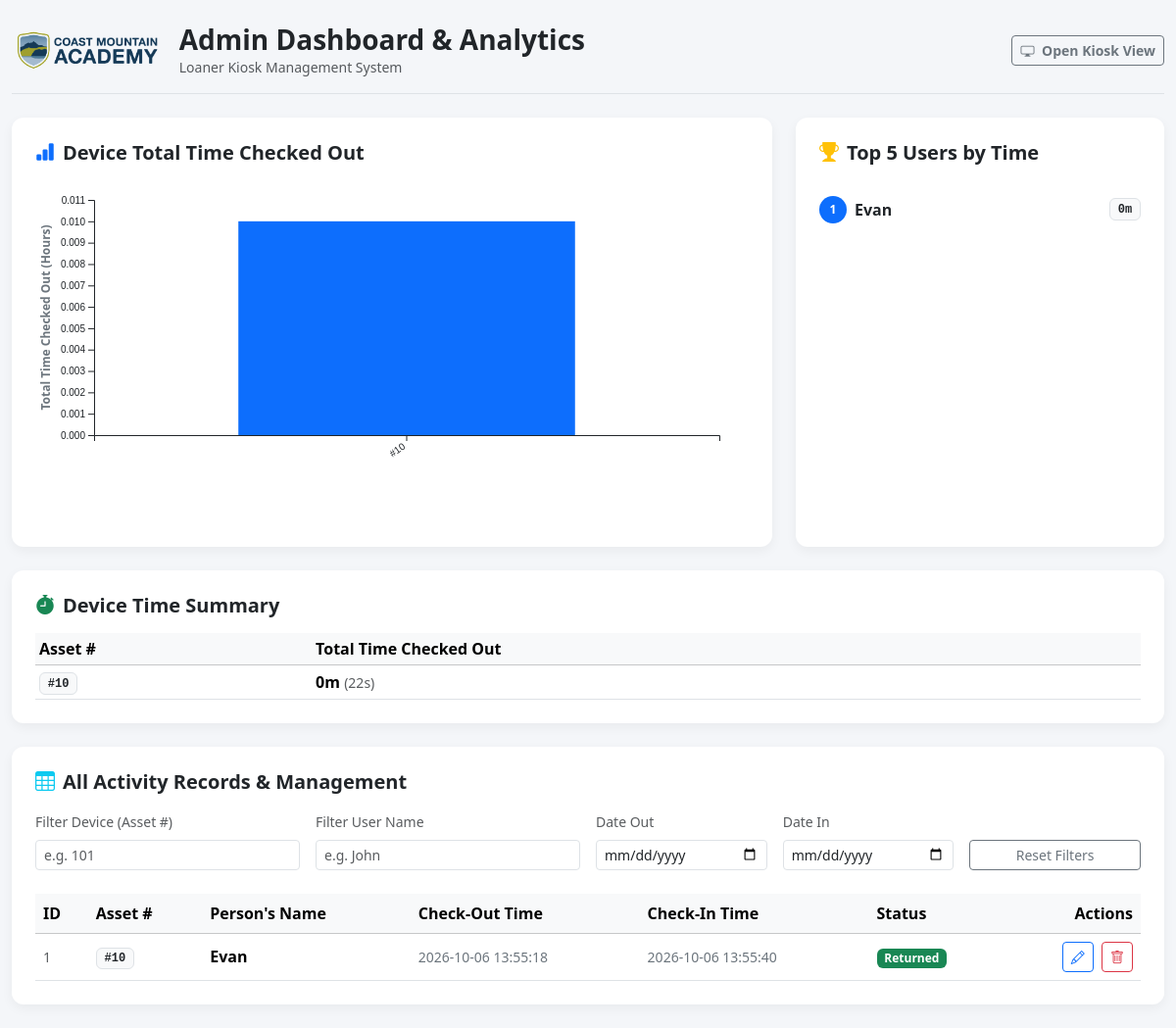
The app's page /admin.php, older data.
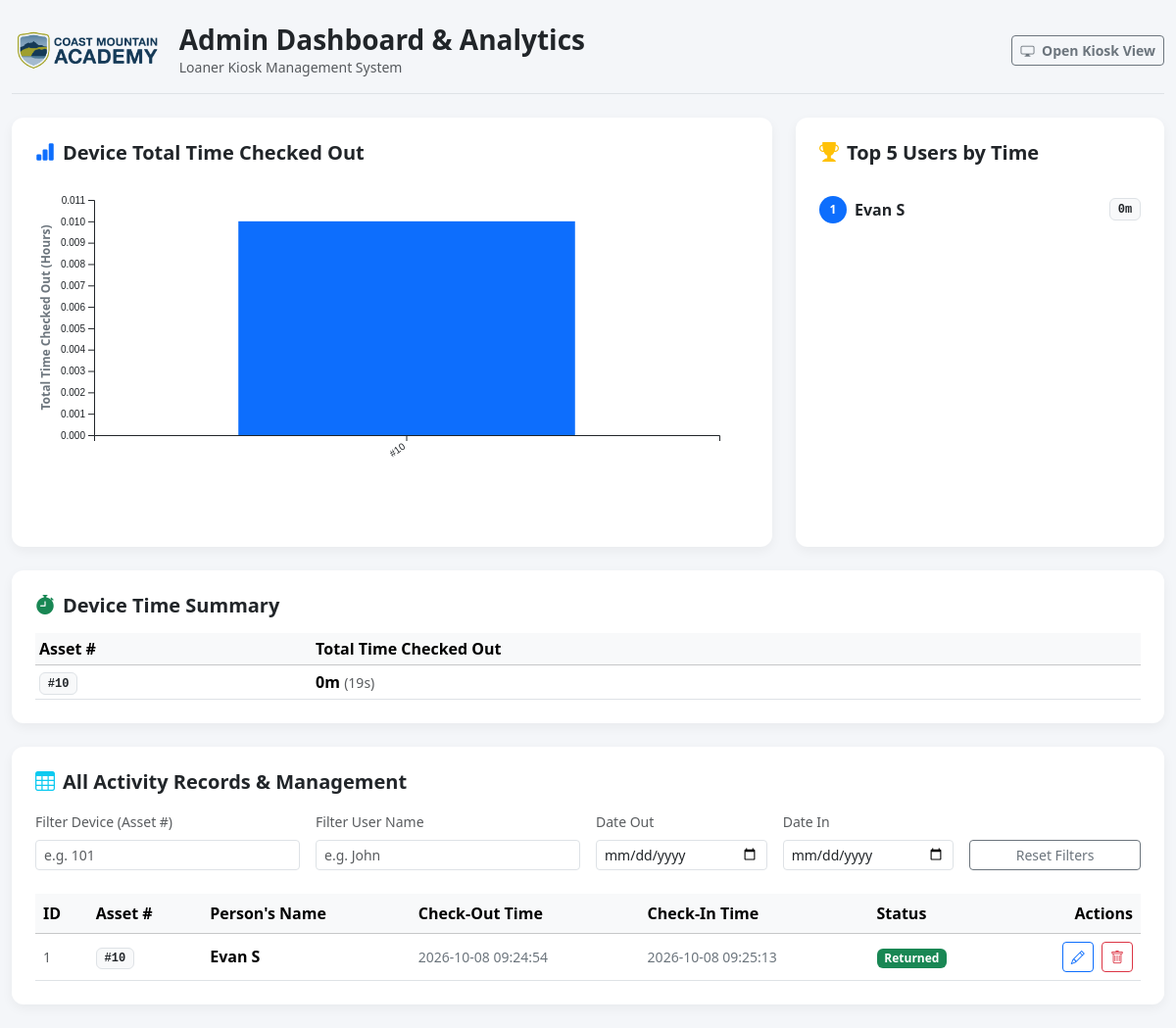
The same page, newer data.
### tables this page shows
CREATE TABLE checkouts (
        id INTEGER PRIMARY KEY AUTOINCREMENT,
        asset_number TEXT NOT NULL,
        user_name TEXT NOT NULL,
        checkout_time DATETIME NOT NULL,
        checkin_time DATETIME DEFAULT NULL,
        photo_uuid TEXT DEFAULT NULL
    );

### admin.php (the view, shortened to what this page needs)
<?php
$dbFile = __DIR__ . '/chromebooks.sqlite';
try {
    $pdo = new PDO('sqlite:' . $dbFile);
    $pdo->setAttribute(PDO::ATTR_ERRMODE, PDO::ERRMODE_EXCEPTION);
    $pdo->setAttribute(PDO::ATTR_DEFAULT_FETCH_MODE, PDO::FETCH_ASSOC);
    $pdo->exec("CREATE TABLE IF NOT EXISTS checkouts (
        id INTEGER PRIMARY KEY AUTOINCREMENT,
        asset_number TEXT NOT NULL,
        user_name TEXT NOT NULL,
        checkout_time DATETIME NOT NULL,
        checkin_time DATETIME DEFAULT NULL
    )");
} catch (PDOException $e) {
    die("Database Error: " . htmlspecialchars($e->getMessage()));
}
$stmt = $pdo->query("SELECT * FROM checkouts ORDER BY checkout_time DESC");
$allRecords = $stmt->fetchAll();
$deviceStats = [];
$userStats = [];
$now = time();
foreach ($allRecords as $record) {
    $outTime = strtotime($record['checkout_time']);
    $inTime = $record['checkin_time'] ? strtotime($record['checkin_time']) : $now;
    if ($outTime && $inTime && $inTime >= $outTime) {
        $duration = $inTime - $outTime;
        $asset = $record['asset_number'];
        if (!isset($deviceStats[$asset])) {
            $deviceStats[$asset] = 0;
        }
        $deviceStats[$asset] += $duration;
        $user = $record['user_name'];
        if (!isset($userStats[$user])) {
            $userStats[$user] = 0;
        }
        $userStats[$user] += $duration;
    }
}
arsort($deviceStats);
arsort($userStats);
$topUsers = array_slice($userStats, 0, 5, true);
function formatDuration($seconds) {
    $hours = floor($seconds / 3600);
    $minutes = floor(($seconds % 3600) / 60);
    return "{$minutes}m";
}
?>
<!DOCTYPE html>
<html lang="en">
<head>
    <link href="https://cdn.jsdelivr.net/npm/bootstrap@5.3.2/dist/css/bootstrap.min.css" rel="stylesheet">
    <link rel="stylesheet" href="https://cdn.jsdelivr.net/npm/bootstrap-icons@1.11.1/font/bootstrap-icons.css">
</head>
<body>
<div class="container py-4" style="max-width: 1200px;">
    <div class="d-flex justify-content-between align-items-center mb-4 pb-3 border-bottom">
        <div class="d-flex align-items-center gap-3">
            <img src="logo.png" alt="Coast Mountain Academy" class="brand-logo" onerror="this.style.display='none'">
            <div>
                <h1 class="h3 mb-0 fw-bold">Admin Dashboard & Analytics</h1>
                <p class="text-muted small mb-0">Loaner Kiosk Management System</p>
            </div>
        </div>
        <div>
            <a href="index.php" class="btn btn-outline-secondary btn-sm fw-semibold">
                <i class="bi bi-display me-1"></i> Open Kiosk View
            </a>
        </div>
    </div>
    <div class="row g-4 mb-4">
        <div class="col-lg-8">
            <div class="card admin-card h-100">
                <div class="card-body p-4">
                    <h5 class="card-title fw-bold mb-3"><i class="bi bi-bar-chart-fill me-2 text-primary"></i>Device Total Time Checked Out</h5>
                    <div id="deviceChart" class="chart-container"></div>
                </div>
            </div>
        </div>
        <div class="col-lg-4">
            <div class="card admin-card h-100">
                <div class="card-body p-4">
                    <h5 class="card-title fw-bold mb-3"><i class="bi bi-trophy-fill me-2 text-warning"></i>Top 5 Users by Time</h5>
                    <?php if (empty($topUsers)): ?>
                        <p class="text-muted text-center py-4">No usage data available.</p>
                    <?php else: ?>
                        <ul class="list-group list-group-flush">
                            <?php $rank = 1; foreach ($topUsers as $userName => $seconds): ?>
                                <li class="list-group-item d-flex justify-content-between align-items-center px-0 py-3">
                                    <div class="d-flex align-items-center gap-2">
                                        <span class="badge bg-primary rounded-circle p-2" style="width: 28px; height: 28px; display: flex; align-items: center; justify-content: center;"><?= $rank++ ?></span>
                                        <span class="fw-semibold text-truncate" style="max-width: 150px;" title="<?= htmlspecialchars($userName) ?>"><?= htmlspecialchars($userName) ?></span>
                                    </div>
                                    <span class="badge bg-light text-dark border font-monospace"><?= formatDuration($seconds) ?></span>
                                </li>
                            <?php endforeach; ?>
                        </ul>
                    <?php endif; ?>
                </div>
            </div>
        </div>
    </div>
    <div class="row g-4 mb-4">
        <div class="col-12">
            <div class="card admin-card">
                <div class="card-body p-4">
                    <h5 class="card-title fw-bold mb-3"><i class="bi bi-stopwatch-fill me-2 text-success"></i>Device Time Summary</h5>
                    <div class="table-responsive" style="max-height: 250px; overflow-y: auto;">
                        <table class="table table-sm table-hover align-middle mb-0">
                            <thead class="table-light sticky-top">
                                <tr>
                                    <th>Asset #</th>
                                    <th>Total Time Checked Out</th>
                                </tr>
                            </thead>
                            <tbody>
                                <?php if (empty($deviceStats)): ?>
                                    <tr><td colspan="2" class="text-center text-muted py-3">No device data found.</td></tr>
                                <?php else: ?>
                                    <?php foreach ($deviceStats as $asset => $seconds): ?>
                                        <tr>
                                            <td><span class="badge bg-light text-dark border font-monospace">#<?= htmlspecialchars($asset) ?></span></td>
                                            <td class="fw-semibold"><?= formatDuration($seconds) ?> <span class="text-muted fw-normal small">(<?= number_format($seconds) ?>s)</span></td>
                                        </tr>
                                    <?php endforeach; ?>
                                <?php endif; ?>
                            </tbody>
                        </table>
                    </div>
                </div>
            </div>
        </div>
    </div>
    <div class="row g-4">
        <div class="col-12">
            <div class="card admin-card">
                <div class="card-body p-4">
                    <h5 class="card-title fw-bold mb-3"><i class="bi bi-table me-2 text-info"></i>All Activity Records & Management</h5>
                    <div class="row g-3 mb-4">
                        <div class="col-md-3">
                            <label class="form-label small text-muted">Filter Device (Asset #)</label>
                            <input type="text" id="filterDevice" class="form-control form-control-sm" placeholder="e.g. 101">
                        </div>
                        <div class="col-md-3">
                            <label class="form-label small text-muted">Filter User Name</label>
                            <input type="text" id="filterUser" class="form-control form-control-sm" placeholder="e.g. John">
                        </div>
                        <div class="col-md-2">
                            <label class="form-label small text-muted">Date Out</label>
                            <input type="date" id="filterDateOut" class="form-control form-control-sm">
                        </div>
                        <div class="col-md-2">
                            <label class="form-label small text-muted">Date In</label>
                            <input type="date" id="filterDateIn" class="form-control form-control-sm">
                        </div>
                        <div class="col-md-2 d-flex align-items-end">
                            <button type="button" id="resetFilters" class="btn btn-outline-secondary btn-sm w-100">Reset Filters</button>
                        </div>
                    </div>
                    <div class="table-responsive">
                        <table class="table table-hover align-middle mb-0" id="adminTable">
                            <thead class="table-light">
                                <tr>
                                    <th>ID</th>
                                    <th>Asset #</th>
                                    <th>Person's Name</th>
                                    <th>Check-Out Time</th>
                                    <th>Check-In Time</th>
                                    <th>Status</th>
                                    <th class="text-end">Actions</th>
                                </tr>
                            </thead>
                            <tbody>
                                <?php if (empty($allRecords)): ?>
                                    <tr>
                                        <td colspan="7" class="text-center py-4 text-muted">No checkout records found in database.</td>
                                    </tr>
                                <?php else: ?>
                                    <?php foreach ($allRecords as $record): ?>
                                        <?php
                                            $isOut = is_null($record['checkin_time']);
                                            $checkoutDateOnly = date('Y-m-d', strtotime($record['checkout_time']));
                                            $checkinDateOnly = $record['checkin_time'] ? date('Y-m-d', strtotime($record['checkin_time'])) : '';
                                        ?>
                                        <tr data-asset="<?= htmlspecialchars(strtolower($record['asset_number'])) ?>"
                                            data-user="<?= htmlspecialchars(strtolower($record['user_name'])) ?>"
                                            data-dateout="<?= $checkoutDateOnly ?>"
                                            data-datein="<?= $checkinDateOnly ?>">
                                            <td class="text-muted small"><?= (int)$record['id'] ?></td>
                                            <td><span class="badge bg-light text-dark border font-monospace">#<?= htmlspecialchars($record['asset_number']) ?></span></td>
                                            <td class="fw-semibold"><?= htmlspecialchars($record['user_name']) ?></td>
                                            <td><small class="text-secondary"><?= htmlspecialchars($record['checkout_time']) ?></small></td>
                                            <td><small class="text-secondary"><?= $record['checkin_time'] ? htmlspecialchars($record['checkin_time']) : '—' ?></small></td>
                                            <td>
                                                <?php if ($isOut): ?>
                                                    <span class="badge bg-warning text-dark">Checked Out</span>
                                                <?php else: ?>
                                                    <span class="badge bg-success">Returned</span>
                                                <?php endif; ?>
                                            </td>
                                            <td class="text-end">
                                                <button type="button" class="btn btn-sm btn-outline-primary me-1"
                                                        data-bs-toggle="modal"
                                                        data-bs-target="#editModal"
                                                        data-id="<?= (int)$record['id'] ?>"
                                                        data-asset="<?= htmlspecialchars($record['asset_number']) ?>"
                                                        data-user="<?= htmlspecialchars($record['user_name']) ?>"
                                                        data-checkout="<?= htmlspecialchars($record['checkout_time']) ?>"
                                                        data-checkin="<?= htmlspecialchars($record['checkin_time'] ?? '') ?>">
                                                    <i class="bi bi-pencil"></i>
                                                </button>
                                                <form method="POST" action="admin.php" class="d-inline" onsubmit="return confirm('Are you sure you want to delete record #<?= (int)$record['id'] ?>?');">
                                                    <button type="submit" class="btn btn-sm btn-outline-danger">
                                                        <i class="bi bi-trash"></i>
                                                    </button>
                                                </form>
                                            </td>
                                        </tr>
                                    <?php endforeach; ?>
                                <?php endif; ?>
                            </tbody>
                        </table>
                    </div>
                </div>
            </div>
        </div>
    </div>
</div>
</body>
</html>

### admin.php (style rules this page uses)
body { background-color: #f4f6f9; }
.admin-card { border-radius: 12px; border: none; box-shadow: 0 4px 12px rgba(0,0,0,0.05); }
.brand-logo { max-height: 45px; width: auto; object-fit: contain; }
.chart-container { width: 100%; min-height: 350px; }

Row changes from the older to the newer data that the page shows:
changed checkouts id 1: user_name "Evan" → "Evan S"; checkout_time "2026-10-06 13:55:18" → "2026-10-08 09:24:54"; checkin_time "2026-10-06 13:55:40" → "2026-10-08 09:25:13"
Text that changed along with them:
new list line: "1 Evan S 0m"
new list line: "# 10 0m ( 19 s)"
list line gone: "1 Evan 0m"
list line gone: "# 10 0m ( 22 s)"
